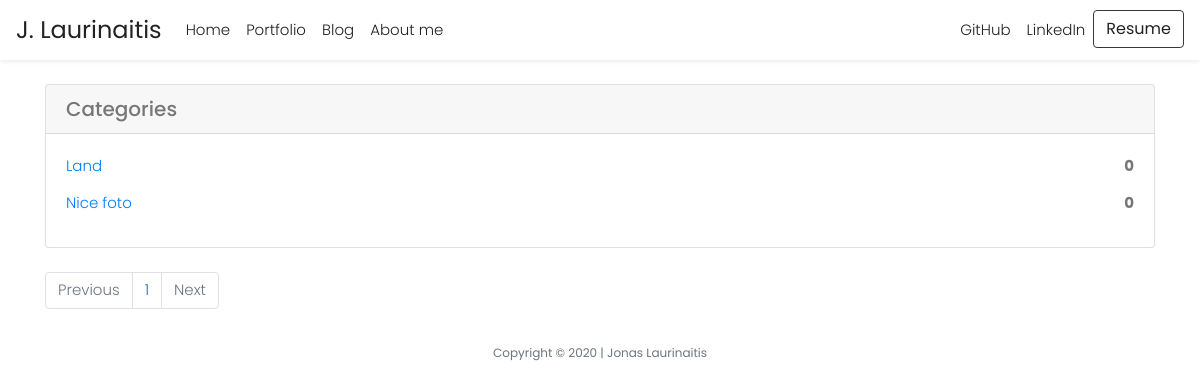
The app's page /posts/categories/, older data.
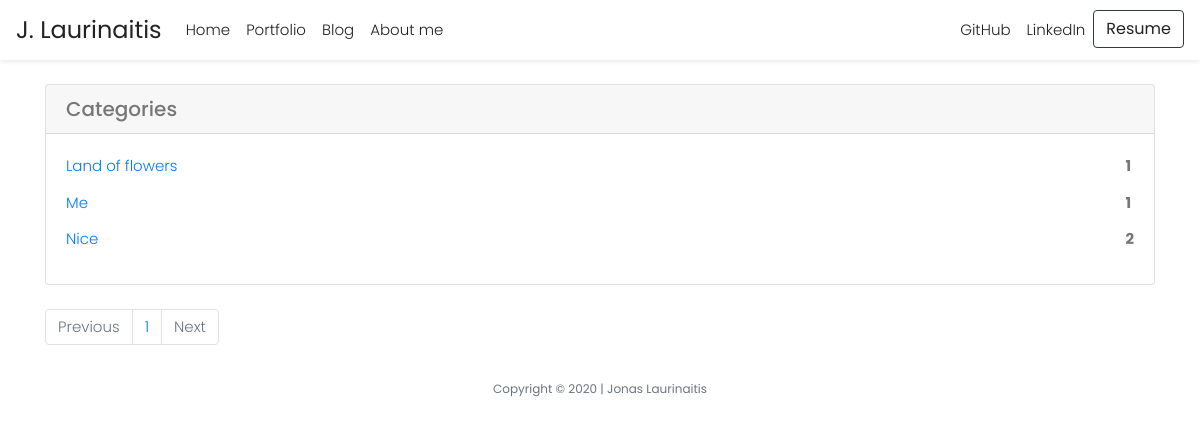
The same page, newer data.
### models.py (models this page shows, shortened)
class Tag(db.Model):
    id = db.Column(db.Integer, primary_key=True)
    name = db.Column(db.String(64))
    slug = db.Column(db.String(64), unique=True)

### entries/blueprint.py (the view)
@entries.route('/categories/')
def tag_index():
    tags = Tag.query.order_by(Tag.name.asc() )
    tags_index = [len(tag.entries.all()) for tag in tags]
    return object_list('entries/tag_index.html', tags, title= "Blog Categories", tags_index=tags_index )

### helpers.py (called while the page is built)
def object_list(template_name, query, paginate_by=20, **context):
    page = request.args.get('page')
    if page and page.isdigit():
        page = int(page)
    else:
        page = 1
    object_list = query.paginate(page, paginate_by)
    return render_template(template_name, object_list=object_list, **context)

### entries/templates/entries/tag_index.html
{% extends "layout.html" %}
{% block main %}
<div class="container">
  <div class="row">
    <div class="col-12">
      <div class="card my-4">
        <h5 class="card-header">Categories</h5>
        <div class="card-body d-flex justify-content-between align-items-center">
          <ul class="list-unstyled mb-0">
            {% for tag in object_list.items %}
            <li class="card-title"><a href="{{ url_for('entries.tag_detail', slug=tag.slug)}}">{{ tag.name }}</a></li>
            {% endfor %}
          </ul>
          <ul class="list-unstyled mb-0">
            {% for tag_index in tags_index %}
            <li class="card-title font-weight-bold">{{ tag_index }}</li>
            {% endfor %}
          </ul>
        </div>
      </div>
      {% include "includes/_page_links.html" %}
    </div>
  </div>
</div>
{% endblock %}

### templates/layout.html (shortened to what this page needs)
<!doctype html>
<html lang="en">
<head>
  <link rel="stylesheet" type="text/css" href="{{ url_for('static', filename='/styles/bootstrap.min.css') }}">
  <link rel="stylesheet" type="text/css" href="{{ url_for('static', filename='/styles/main.css') }}">
</head>
<body>
  {% include 'includes/_navbar.html' %}
  <main>
    {% block main %}{% endblock %}
  </main>
  <footer class="small text-center text-muted mt-auto py-3">
    <p class="copyright m-0">Copyright &copy; 2020 | Jonas Laurinaitis</p>
  </footer>
</body>
</html>

### templates/includes/_navbar.html (shortened to what this page needs)
<nav id="nav" class="navbar navbar-expand-md sticky-top">
    <a id="logo" class="navbar-brand" href="{{ url_for('index') }}">J. Laurinaitis</a>
    <div class="collapse navbar-collapse" id="navbarNav">
      <ul class="navbar-nav">
        <li class="nav-item active">
          <a class="nav-link" href="{{ url_for('index') }}">Home</a>
        </li>
        <li class="nav-item">
          <a class="nav-link" href="#">Portfolio</a>
        </li>
        <li class="nav-item">
          <a class="nav-link" href="{{ url_for('entries.index') }}">Blog</a>
        </li>
        <li class="nav-item">
          <a class="nav-link" href="{{ url_for('about') }}">About me</a>
        </li>
      </ul>
      <ul class="navbar-nav ml-auto">
        <li class="nav-item">
          <a target="_blank" class="nav-link" id="" href="https://github.com/JonasLauri">GitHub</a>
        </li>
        <li class="nav-item">
          <a target="_blank" class="nav-link" id="" href="https://www.linkedin.com/in/jonaslaurinaitis/">LinkedIn</a>
        </li>
        <li class="nav-item">
          <a target="_blank" class="btn btn-outline-dark" role="button" id="resumeBtn"
            href="#">Resume</a>
        </li>
      </ul>
    </div>
  </nav>

### templates/includes/_page_links.html
<ul class="pagination">
  <li {% if not object_list.has_prev %} class="page-item disabled" {% endif %} {% if object_list.has_prev %} class="page-item" {% endif %}>
    {% if not object_list.has_prev %}
    <a class="page-link" href="./?page={{ object_list.prev_num }}">Previous</a>
    {% else %}
    <a class="page-link" href="#">Previous</a>
    {% endif %}
  </li>
  {% for page in object_list.iter_pages() %}
    <li class="page-item">
      {% if page %}
        <a class="page-link" {% if page == object_list.page %} class="active" {% endif %}
          href="./?page={{ page }}">{{ page }}</a>
      {% else %}
        <a class="page-link" class="disabled">...</a>
      {% endif%}
    </li>
  {% endfor %}
  <li {% if not object_list.has_next %} class="page-item disabled" {% endif %} {% if object_list.has_next %} class="page-item" {% endif %}>
    {% if object_list.has_next %}
    <a class="page-link" href="./?page={{ object_list.next_num }}">Next</a>
    {% else %}
    <a class="page-link" href="#">Next</a>
    {% endif %}
  </li>
</ul>

### static/styles/main.css (style rules this page uses)
body { background-color: #ffffff; color: #777777; font-family: "Poppins", serif; font-size: 15px; font-weight: 300; line-height: 1.625em; position: relative; }
#nav { background-color: #ffffff; padding-top: 10px; padding-bottom: 10px; -webkit-box-shadow: 0 0.125rem 0.25rem rgba(0, 0, 0, 0.075) !important; box-shadow: 0 0.125rem 0.25rem rgba(0, 0, 0, 0.075) !important; }
#nav a { text-decoration: none; color: #222222; }
#nav #logo { font-family: "Poppins", sans-serif; font-size: 24px; font-weight: 400; }

Row changes from the older to the newer data that the page shows:
removed Tag: name "Land"
added Tag: name "Land of flowers"
added Tag: name "Me"
changed Tag: name "Nice foto" → "Nice"
Text that changed along with them:
new list line: "1"
new list line: "2"
list line gone: "0"
